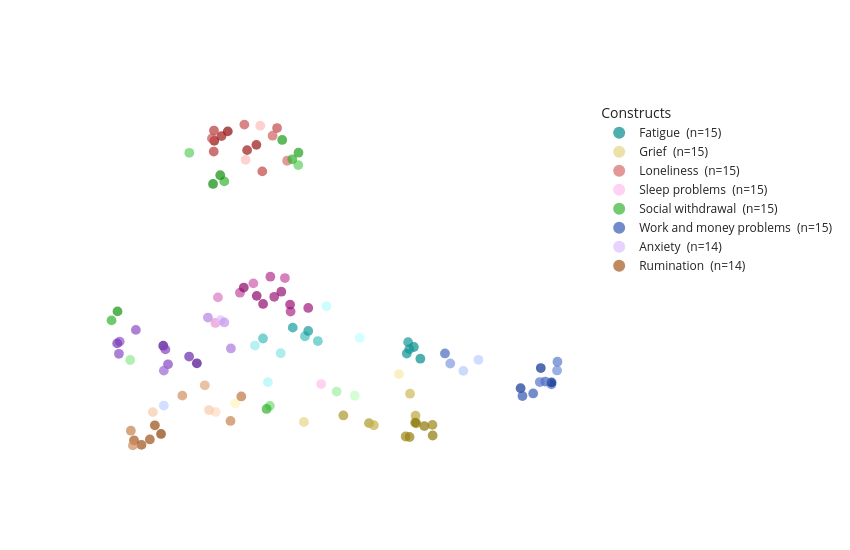

The notebook cell this image was saved under:
### Markdown cell above
### The same map, interactive

**TL;DR.** Hover over a dot to read its quote. Click a construct in the legend to hide it;
double-click to show only that one.

This is the easiest way to check the map: look at the dots that sit in the "wrong" group
and read what they say. It is also saved as an HTML file that opens in any browser.

### Code cell
interactive = go.Figure()
for name in colored + greyed:
    rows = topics == name
    if name in colored:
        colors = [f"rgb{tuple(int(255 * v) for v in c)}" for c in shade(hues[name], typicality[rows])]
    else:
        colors = "#dcdcdc"
    interactive.add_trace(go.Scatter(
        x=position[rows, 0], y=position[rows, 1],
        mode="markers",
        name=f"{name[:44]}  (n={counts[name]})",
        marker=dict(
            color=colors,
            size=7 + 4 * np.log1p(results.loc[rows, "times_said"].to_numpy()),
            line=dict(width=0),
        ),
        customdata=np.column_stack([
            results.loc[rows, "quote"], results.loc[rows, "typicality"],
            results.loc[rows, "times_said"],
        ]),
        hovertemplate=(
            "<b>%{customdata[0]}</b><br>" + name
            + "<br>typicality: %{customdata[1]:.2f}<br>said %{customdata[2]} time(s)<extra></extra>"
        ),
    ))

interactive.update_layout(
    width=850, height=550,
    template="simple_white",
    xaxis=dict(visible=False), yaxis=dict(visible=False),
    legend=dict(title="Constructs", itemsizing="constant"),
)
interactive.write_html(output / "quote_map.html", include_plotlyjs="cdn")
print(f"Saved → {output / 'quote_map.html'}")
interactive.show()

### Figure 1 — Plotly figure (JSON) as saved in the notebook; plotly's stock layout.template omitted (floating-point values rounded to 4 significant figures)
{"data": [{"customdata": [["burned out", 1.0, 1], ["burned-out", 0.949, 1], ["burnout", 0.886, 1], ["burnt out", 0.99, 1], ["burnt-out", 0.924, 1], ["don't have energy", 0.021, 1], ["drowsy", 0.569, 1], ["fatigue", 0.56, 1], ["groggy", 0.067, 1], ["lethargic", 0.158, 1], ["sleepy", 0.837, 1], ["sluggish", 0.0, 1], ["too tired", 0.863, 1], ["weary", 0.525, 1], ["yawn", 0.216, 1]], "hovertemplate": "<b>%{customdata[0]}</b><br>Fatigue<br>typicality: %{customdata[1]:.2f}<br>said %{customdata[2]} time(s)<extra></extra>", "marker": {"color": ["rgb(7, 140, 140)", "rgb(12, 146, 146)", "rgb(19, 153, 153)", "rgb(8, 141, 141)", "rgb(15, 149, 149)", "rgb(185, 252, 252)", "rgb(66, 189, 189)", "rgb(68, 190, 190)", "rgb(173, 247, 247)", "rgb(151, 236, 236)", "rgb(26, 158, 158)", "rgb(191, 255, 255)", "rgb(22, 155, 155)", "rgb(74, 194, 194)", "rgb(137, 230, 230)"], "line": {"width": 0}, "size": [9.773, 9.773, 9.773, 9.773, 9.773, 9.773, 9.773, 9.773, 9.773, 9.773, 9.773, 9.773, 9.773, 9.773, 9.773]}, "mode": "markers", "name": "Fatigue  (n=15)", "type": "scatter", "x": [8.451, 8.284, 8.3, 8.371, 8.315, 7.296, 6.517, 7.033, 6.577, 6.418, 6.883, 7.706, 7.073, 7.191, 6.734], "y": [-1.587, -1.468, -1.203, -1.316, -1.366, -0.3707, -1.119, -1.067, -2.131, -1.282, -0.8672, -1.106, -0.9431, -1.179, -1.46]}, {"customdata": [["bereaving", 0.227, 1], ["brother died", 0.787, 1], ["funerary", 0.0, 1], ["grief", 0.703, 1], ["he was murdered", 0.59, 1], ["losing him", 0.448, 1], ["mourning", 0.719, 1], ["my dad died", 1.0, 1], ["my father died", 0.997, 1], ["my grandfather died", 0.975, 1], ["my grandmother died", 0.922, 1], ["my sister died", 0.874, 1], ["passed away", 0.872, 1], ["put my dog down", 0.074, 1], ["widow", 0.508, 1]], "hovertemplate": "<b>%{customdata[0]}</b><br>Grief<br>typicality: %{customdata[1]:.2f}<br>said %{customdata[2]} time(s)<extra></extra>", "marker": {"color": ["rgb(228, 213, 135)", "rgb(164, 143, 32)", "rgb(255, 244, 191)", "rgb(174, 153, 44)", "rgb(187, 167, 63)", "rgb(203, 185, 88)", "rgb(172, 151, 42)", "rgb(140, 118, 7)", "rgb(140, 119, 7)", "rgb(143, 121, 9)", "rgb(149, 127, 15)", "rgb(154, 133, 21)", "rgb(154, 133, 21)", "rgb(246, 234, 172)", "rgb(196, 177, 77)"], "line": {"width": 0}, "size": [9.773, 9.773, 9.773, 9.773, 9.773, 9.773, 9.773, 9.773, 9.773, 9.773, 9.773, 9.773, 9.773, 9.773, 9.773]}, "mode": "markers", "name": "Grief  (n=15)", "type": "scatter", "x": [7.02, 8.401, 6.175, 7.82, 8.392, 8.324, 7.505, 8.5, 8.387, 8.602, 8.318, 8.27, 8.599, 8.189, 7.879], "y": [-3.054, -3.086, -2.621, -3.082, -2.909, -2.399, -2.904, -3.151, -3.069, -3.369, -3.404, -3.392, -3.121, -1.946, -3.131]}, {"customdata": [["I am alone", 0.346, 1], ["don't have anyone", 0.486, 1], ["feel ignored", 0.0, 1], ["have no one", 1.0, 1], ["have nobody", 0.635, 1], ["lonely", 0.552, 1], ["no friends", 0.623, 1], ["no one I can talk to", 0.836, 1], ["no one cares", 0.004, 1], ["no one misses me", 0.85, 1], ["no one to talk", 0.941, 1], ["no one to turn to", 0.485, 1], ["no one will miss me", 0.894, 1], ["nobody thinks about me", 0.532, 1], ["nobody wants me here", 0.403, 1]], "hovertemplate": "<b>%{customdata[0]}</b><br>Loneliness<br>typicality: %{customdata[1]:.2f}<br>said %{customdata[2]} time(s)<extra></extra>", "marker": {"color": ["rgb(215, 109, 109)", "rgb(199, 81, 81)", "rgb(255, 191, 191)", "rgb(140, 7, 7)", "rgb(182, 55, 55)", "rgb(191, 69, 69)", "rgb(183, 57, 57)", "rgb(159, 26, 26)", "rgb(254, 190, 190)", "rgb(157, 24, 24)", "rgb(146, 13, 13)", "rgb(199, 81, 81)", "rgb(152, 18, 18)", "rgb(194, 73, 73)", "rgb(208, 97, 97)"], "line": {"width": 0}, "size": [9.773, 9.773, 9.773, 9.773, 9.773, 9.773, 9.773, 9.773, 9.773, 9.773, 9.773, 9.773, 9.773, 9.773, 9.773]}, "mode": "markers", "name": "Loneliness  (n=15)", "type": "scatter", "x": [6.814, 6.288, 6.303, 6.084, 5.915, 6.509, 5.912, 6.006, 6.483, 6.322, 5.919, 5.89, 6.436, 6.69, 6.635], "y": [3.004, 3.842, 3.026, 3.686, 3.705, 2.757, 3.217, 3.575, 3.817, 3.25, 3.466, 3.522, 3.373, 3.763, 3.585]}, {"customdata": [["c-pap", 0.0, 1], ["can't sleep", 0.847, 1], ["circadian rhythm disorder", 0.428, 1], ["hypersomnia", 0.526, 1], ["insomnia", 0.951, 1], ["narcolepsy", 0.296, 1], ["night terrors", 0.182, 1], ["not sleeping", 0.839, 1], ["oversleeping", 0.724, 1], ["sleep apnea", 0.667, 1], ["sleep deprived", 0.985, 1], ["sleep disorder", 1.0, 1], ["sleepless", 0.898, 1], ["snoring", 0.514, 1], ["trouble sleeping", 0.901, 1]], "hovertemplate": "<b>%{customdata[0]}</b><br>Sleep problems<br>typicality: %{customdata[1]:.2f}<br>said %{customdata[2]} time(s)<extra></extra>", "marker": {"color": ["rgb(255, 191, 237)", "rgb(157, 24, 120)", "rgb(205, 92, 174)", "rgb(194, 74, 160)", "rgb(145, 12, 108)", "rgb(220, 119, 192)", "rgb(234, 145, 209)", "rgb(158, 25, 121)", "rgb(171, 41, 135)", "rgb(178, 50, 142)", "rgb(141, 8, 104)", "rgb(140, 7, 102)", "rgb(152, 18, 114)", "rgb(196, 76, 162)", "rgb(151, 18, 114)"], "line": {"width": 0}, "size": [9.773, 9.773, 9.773, 9.773, 9.773, 9.773, 9.773, 9.773, 9.773, 9.773, 9.773, 9.773, 9.773, 9.773, 9.773]}, "mode": "markers", "name": "Sleep problems  (n=15)", "type": "scatter", "x": [7.232, 6.655, 6.399, 6.234, 6.518, 5.963, 5.933, 7.073, 6.856, 6.608, 6.44, 6.281, 6.85, 6.787, 6.743], "y": [-2.175, -0.151, 0.1607, -0.05632, -0.3172, -0.1651, -0.7581, -0.4098, -0.4943, 0.3146, -0.1297, 0.06344, -0.333, 0.2831, -0.0336]}, {"customdata": [["I avoid crowds", 0.648, 1], ["I keep to myself", 0.413, 1], ["avoid everyone", 0.969, 1], ["avoid people", 1.0, 1], ["hermit", 0.125, 1], ["hikikomori", 0.0, 1], ["misanthropy", 0.189, 1], ["no social interaction", 0.411, 1], ["recluse", 0.313, 1], ["reclusive", 0.685, 1], ["social avoidance", 0.929, 1], ["social phobia", 0.67, 1], ["want people to leave me alone", 0.862, 1], ["want to be alone", 0.819, 1], ["wish to be alone", 0.696, 1]], "hovertemplate": "<b>%{customdata[0]}</b><br>Social withdrawal<br>typicality: %{customdata[1]:.2f}<br>said %{customdata[2]} time(s)<extra></extra>", "marker": {"color": ["rgb(56, 180, 53)", "rgb(97, 207, 95)", "rgb(13, 143, 10)", "rgb(9, 140, 7)", "rgb(160, 240, 159)", "rgb(192, 255, 191)", "rgb(145, 233, 144)", "rgb(98, 207, 96)", "rgb(118, 219, 116)", "rgb(50, 176, 47)", "rgb(17, 148, 14)", "rgb(52, 178, 50)", "rgb(25, 156, 22)", "rgb(31, 160, 28)", "rgb(48, 175, 46)"], "line": {"width": 0}, "size": [9.773, 9.773, 9.773, 9.773, 9.773, 9.773, 9.773, 9.773, 9.773, 9.773, 9.773, 9.773, 9.773, 9.773, 9.773]}, "mode": "markers", "name": "Social withdrawal  (n=15)", "type": "scatter", "x": [6.041, 6.95, 5.992, 5.903, 7.422, 7.645, 4.885, 5.612, 6.601, 6.561, 4.73, 4.656, 6.753, 6.953, 6.877], "y": [2.526, 2.904, 2.669, 2.466, -2.35, -2.447, -1.618, 3.188, -2.681, -2.753, -0.4897, -0.6992, 3.487, 3.19, 3.037]}, {"customdata": [["bad credit", 0.633, 1], ["bankrupt", 0.909, 1], ["currency", 0.521, 1], ["finance", 1.0, 1], ["layoff", 0.255, 1], ["make ends meet", 0.012, 1], ["money", 0.972, 1], ["mortgage", 0.572, 1], ["my credit", 0.674, 1], ["out of business", 0.536, 1], ["overwork", 0.0, 1], ["rent", 0.467, 1], ["severance", 0.031, 1], ["taxes", 0.334, 1], ["welfare", 0.438, 1]], "hovertemplate": "<b>%{customdata[0]}</b><br>Work and money problems<br>typicality: %{customdata[1]:.2f}<br>said %{customdata[2]} time(s)<extra></extra>", "marker": {"color": ["rgb(56, 91, 182)", "rgb(17, 54, 150)", "rgb(75, 108, 195)", "rgb(7, 44, 140)", "rgb(128, 156, 225)", "rgb(188, 206, 253)", "rgb(10, 47, 143)", "rgb(66, 100, 189)", "rgb(49, 85, 177)", "rgb(72, 106, 193)", "rgb(191, 209, 255)", "rgb(85, 117, 201)", "rgb(183, 202, 251)", "rgb(111, 141, 216)", "rgb(90, 122, 204)"], "line": {"width": 0}, "size": [9.773, 9.773, 9.773, 9.773, 9.773, 9.773, 9.773, 9.773, 9.773, 9.773, 9.773, 9.773, 9.773, 9.773, 9.773]}, "mode": "markers", "name": "Work and money problems  (n=15)", "type": "scatter", "x": [9.837, 9.683, 10.06, 10.06, 8.818, 9.164, 9.931, 9.986, 9.706, 8.753, 5.298, 9.919, 8.979, 10.13, 10.14], "y": [-2.393, -2.272, -2.18, -2.136, -1.699, -1.613, -1.804, -2.117, -2.454, -1.466, -2.675, -2.129, -1.869, -1.86, -1.658]}, {"customdata": [["Ativan", 0.0, 1], ["Xanax", 0.245, 1], ["agoraphobia", 0.477, 1], ["anxiety", 1.0, 1], ["anxious", 0.991, 1], ["apprehension", 0.563, 1], ["can't relax", 0.293, 1], ["diazepam", 0.157, 1], ["nervous", 0.724, 1], ["phobia", 0.637, 1], ["phobic", 0.515, 1], ["social anxiety", 0.507, 1], ["worried", 0.545, 1], ["worry", 0.378, 1]], "hovertemplate": "<b>%{customdata[0]}</b><br>Anxiety<br>typicality: %{customdata[1]:.2f}<br>said %{customdata[2]} time(s)<extra></extra>", "marker": {"color": ["rgb(223, 191, 255)", "rgb(179, 131, 226)", "rgb(141, 83, 200)", "rgb(73, 7, 140)", "rgb(74, 7, 141)", "rgb(129, 67, 190)", "rgb(171, 120, 221)", "rgb(194, 151, 237)", "rgb(106, 41, 171)", "rgb(118, 55, 181)", "rgb(136, 76, 195)", "rgb(137, 77, 196)", "rgb(131, 71, 192)", "rgb(157, 102, 211)"], "line": {"width": 0}, "size": [9.773, 9.773, 9.773, 9.773, 9.773, 9.773, 9.773, 9.773, 9.773, 9.773, 9.773, 9.773, 9.773, 9.773]}, "mode": "markers", "name": "Anxiety  (n=14)", "type": "scatter", "x": [5.998, 5.841, 4.756, 5.292, 5.704, 5.318, 6.123, 6.042, 5.609, 4.726, 4.747, 4.955, 5.35, 5.299], "y": [-0.6921, -0.6335, -1.191, -1.286, -1.695, -1.371, -1.35, -0.7458, -1.538, -1.232, -1.473, -0.9195, -1.717, -1.863]}, {"customdata": [["can't stop thinking", 0.791, 1], ["chewing over", 0.0, 1], ["fixating", 0.401, 1], ["fixation", 0.268, 1], ["mental loop", 0.504, 1], ["overanalyzing", 0.067, 1], ["overthinking", 0.891, 1], ["overwhelming thoughts", 0.847, 1], ["recurring thoughts", 0.839, 1], ["ruminating", 0.566, 1], ["rumination", 0.485, 1], ["stewing in", 0.078, 1], ["thinking too much", 1.0, 1], ["thoughts flood", 0.425, 1]], "hovertemplate": "<b>%{customdata[0]}</b><br>Rumination<br>typicality: %{customdata[1]:.2f}<br>said %{customdata[2]} time(s)<extra></extra>", "marker": {"color": ["rgb(164, 87, 32)", "rgb(255, 218, 191)", "rgb(208, 144, 98)", "rgb(224, 167, 126)", "rgb(197, 128, 78)", "rgb(247, 204, 173)", "rgb(152, 75, 19)", "rgb(157, 80, 24)", "rgb(158, 81, 25)", "rgb(190, 118, 67)", "rgb(199, 131, 81)", "rgb(246, 202, 171)", "rgb(140, 62, 7)", "rgb(206, 140, 93)"], "line": {"width": 0}, "size": [9.773, 9.773, 9.773, 9.773, 9.773, 9.773, 9.773, 9.773, 9.773, 9.773, 9.773, 9.773, 9.773, 9.773]}, "mode": "markers", "name": "Rumination  (n=14)", "type": "scatter", "x": [4.933, 5.935, 5.526, 5.802, 4.893, 5.163, 5.189, 5.024, 5.127, 6.251, 6.118, 5.854, 5.265, 4.919], "y": [-3.481, -2.822, -2.444, -2.204, -3.257, -2.827, -3.132, -3.586, -3.461, -2.463, -3.03, -2.778, -3.332, -3.598]}], "layout": {"height": 550, "legend": {"itemsizing": "constant", "title": {"text": "Constructs"}}, "width": 850, "xaxis": {"visible": false}, "yaxis": {"visible": false}}}
